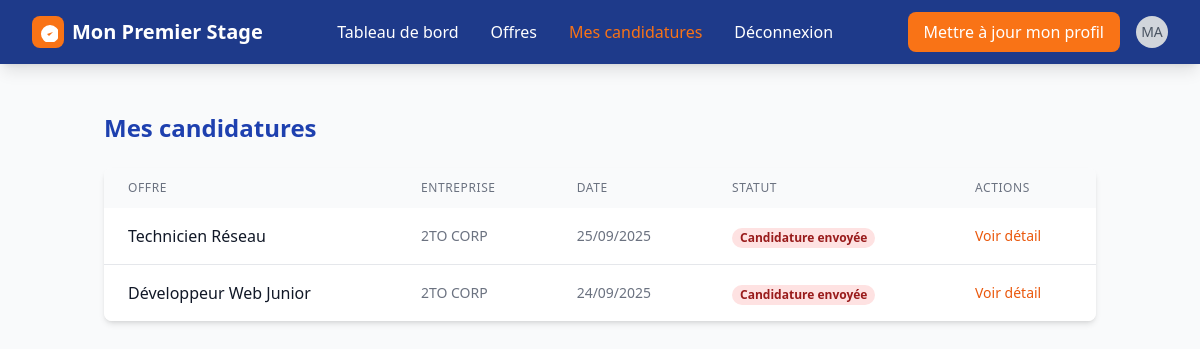
Before: /candidature/ (signed in) with the older database file.
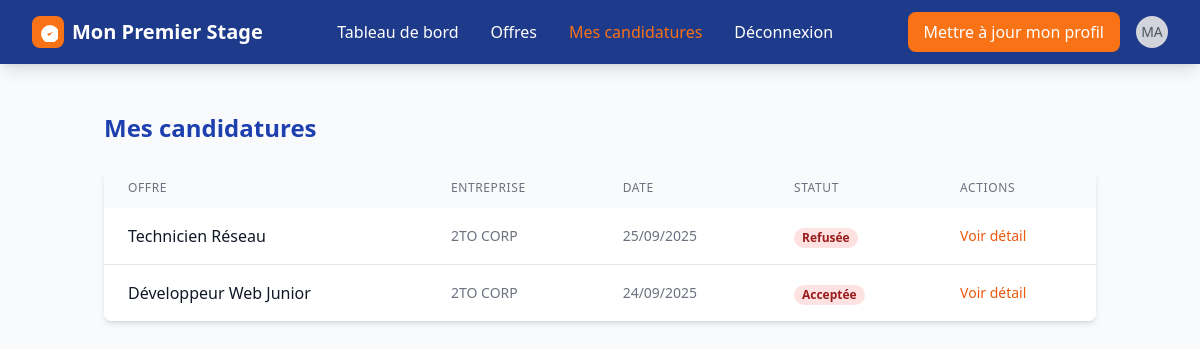
After: the same page with the newer database file.
### app_premier_stage/models.py (models this page shows, shortened)
class Candidature(models.Model):
    id_candidature = models.UUIDField(primary_key=True, default=uuid.uuid4, editable=False)
    stagiaire = models.ForeignKey(Stagiaire, on_delete=models.CASCADE, related_name="candidat")
    offre = models.ForeignKey(OffreEmploi, on_delete=models.CASCADE, related_name="offre_postule")
    statut_candidature = models.CharField(max_length=15, default="candidature envoyée")
    date_postulation = models.DateTimeField(auto_now_add=True)
    date_entretien = models.DateField(null=True, blank=True)
    heure_entretien = models.TimeField(null=True, blank=True)
    created_at = models.DateTimeField(auto_now_add=True)
    class Meta:
        constraints = [
            models.UniqueConstraint(fields=["stagiaire", "offre"], name="unique_candidature")
        ]

class OffreEmploi(models.Model):
    id_offre = models.UUIDField(primary_key=True, default=uuid.uuid4, editable=False)
    user = models.ForeignKey(
        settings.AUTH_USER_MODEL,
        on_delete=models.CASCADE,
        related_name="offres_entreprise",
        default=""
    )
    entreprise = models.ForeignKey(Entreprise, on_delete=models.CASCADE, related_name="offres")
    titre_poste = models.CharField(max_length=30, default="")
    domaine_poste = models.CharField(max_length=100,default="")
    description_offre = models.TextField(max_length=1000,default="",null=True, blank=True)
    type_offre = models.CharField(max_length=150,default="")
    type_contrat = models.CharField(max_length=150,default="",null=True, blank=True)
    competence_requis = models.CharField(max_length=250,default="",null=True, blank=True)
    duree_contrat = models.CharField(max_length=20,default="",null=True, blank=True)
    date_debut_offre = models.DateField()
    remuneration_offre = models.CharField(max_length=10,default="",null=True, blank=True)
    mission_offre = models.CharField(max_length=300,default="",null=True, blank=True)
    localisation_offre = models.CharField(max_length=100, default="")
    statut_offre = models.CharField(max_length=20,default="disponible")
    date_fin_candidature = models.DateField()
    created_at = models.DateTimeField(auto_now_add=True)

class Entreprise(models.Model):
    id_entreprise = models.UUIDField(primary_key=True, default=uuid.uuid4, editable=False)
    user = models.OneToOneField(
        settings.AUTH_USER_MODEL,
        on_delete=models.CASCADE,
        related_name="profil_entreprise"
    )
    nom_entreprise = models.CharField(max_length=30, default="")
    domaine_expertise = models.CharField(max_length=100, default="")
    telephone_entreprise = models.CharField(max_length=15,default="")
    email_entreprise = models.EmailField(default="")
    nombre_employe = models.CharField(max_length=20,default="",null=True, blank=True)
    site_entreprise = models.URLField(default="",null=True, blank=True)
    validation_entreprise = models.BooleanField(default=False)
    localisation_entreprise = models.CharField(max_length=30, default="")
    description_entreprise = models.CharField(max_length=100,default="",null=True, blank=True)
    created_at = models.DateTimeField(auto_now_add=True)

### app_premier_stage/views.py (the view)
# urls.py: path('candidature/',views.Mescandidatures,name='candidature'),
def Mescandidatures(request):
    candidatures = (
        Candidature.objects
        .filter(stagiaire__user=request.user)
        .select_related("offre", "stagiaire", "offre__entreprise")
        .order_by("-date_postulation")
    )
    return render(request, "diplome/candidatures.html", {"candidatures": candidatures})

### app_premier_stage/templates/diplome/candidatures.html (shortened to what this page needs)
{% extends 'base.html' %}
{% block content %}
{% include "diplome/header.html" %}
<section class="py-12">
    <div class="container mx-auto px-4">
        <h2 class="text-2xl font-bold text-blue-800 mb-6">Mes candidatures</h2>
        <div class="bg-white rounded-lg shadow-md overflow-hidden">
            <div class="overflow-x-auto">
                <table class="w-full">
                    <thead class="bg-gray-50">
                        <tr>
                            <th class="px-6 py-3 text-left text-xs font-medium text-gray-500 uppercase tracking-wider">Offre</th>
                            <th class="px-6 py-3 text-left text-xs font-medium text-gray-500 uppercase tracking-wider">Entreprise</th>
                            <th class="px-6 py-3 text-left text-xs font-medium text-gray-500 uppercase tracking-wider">Date</th>
                            <th class="px-6 py-3 text-left text-xs font-medium text-gray-500 uppercase tracking-wider">Statut</th>
                            <th class="px-6 py-3 text-left text-xs font-medium text-gray-500 uppercase tracking-wider">Actions</th>
                        </tr>
                    </thead>
                    <tbody class="bg-white divide-y divide-gray-200">
                    {% for cand in candidatures %}
                    <tr>
                        <td class="px-6 py-4 whitespace-nowrap">
                            <div class="font-medium text-gray-900">{{ cand.offre.titre_poste }}</div>
                        </td>
                        <td class="px-6 py-4 whitespace-nowrap text-sm text-gray-500">
                            {{ cand.offre.entreprise.nom_entreprise }}
                        </td>
                        <td class="px-6 py-4 whitespace-nowrap text-sm text-gray-500">
                            {{ cand.date_postulation|date:"d/m/Y" }}
                        </td>
                        <td class="px-6 py-4 whitespace-nowrap">
                            <span class="px-2 inline-flex text-xs leading-5 font-semibold rounded-full
                                {% if cand.statut_candidature == 'acceptee' %} bg-green-100 text-green-800
                                {% elif cand.statut_candidature == 'en attente' or cand.statut_candidature == 'envoyee' %} bg-yellow-100 text-yellow-800
                                {% elif cand.statut_candidature == 'entretien' %} bg-blue-100 text-blue-800
                                {% else %} bg-red-100 text-red-800 {% endif %}">
                                {{ cand.statut_candidature|capfirst }}
                            </span>
                        </td>
                        <td class="px-6 py-4 whitespace-nowrap text-sm font-medium">
                            <a href="{% url 'detail_candidature' cand.id_candidature %}">
                                <button class="text-orange-600 hover:text-orange-900">Voir détail</button>
                            </a>
                        </td>
                    </tr>
                    {% empty %}
                    <tr>
                        <td colspan="5" class="px-6 py-4 text-center text-gray-500">
                            Vous n’avez pas encore de candidatures.
                        </td>
                    </tr>
                    {% endfor %}
                </tbody>
                </table>
            </div>
        </div>
    </div>
</section>
{% endblock %}

Changed rows visible on the page:
changed Candidature "Technicien Réseau": statut_candidature "Candidature envoyée" → "Refusée"
changed Candidature "Développeur Web Junior": statut_candidature "Candidature envoyée" → "Acceptée"
